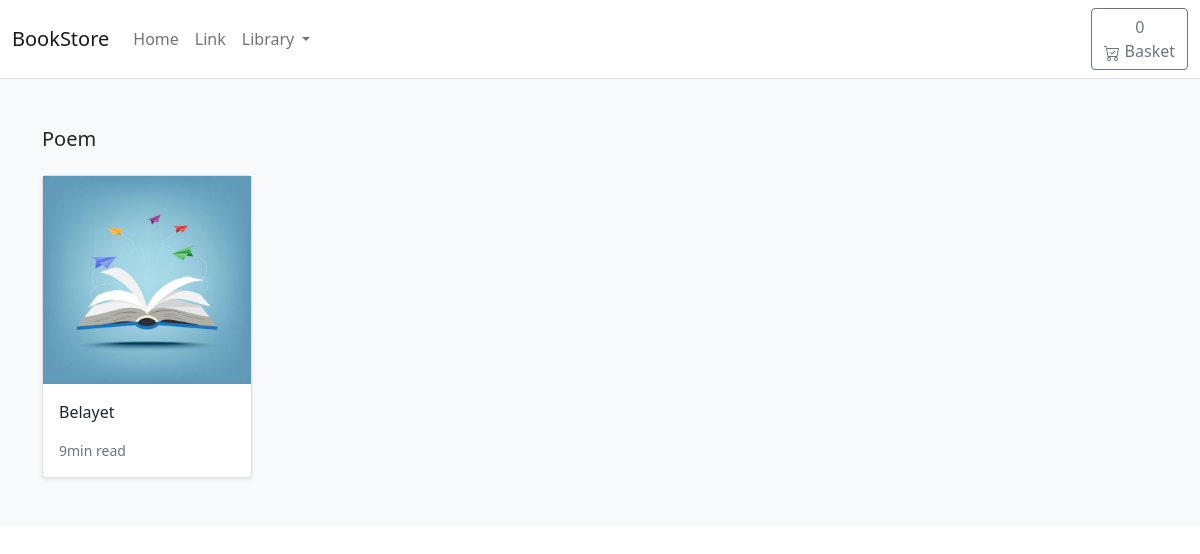
/search/poem/, run on the app's committed database.
### store/models.py (models this page shows, shortened)
class Category(models.Model):
    name = models.CharField(max_length=255, db_index=True)
    slug = models.SlugField(max_length=255, unique=True)
    class Meta:
        verbose_name_plural = 'Categories'
    def get_absolute_url(self):
        return reverse("store:category_list", args=[self.slug])

class Product(models.Model):
    category = models.ForeignKey(Category, related_name='product', on_delete=models.CASCADE)
    created_by = models.ForeignKey(User, on_delete=models.CASCADE, related_name='product_creator')
    title = models.CharField(max_length=255)
    author = models.CharField(max_length=255, default='admin')
    description = models.TextField(blank=True)
    image = models.ImageField(upload_to='images/', default='images/default.png')
    slug = models.SlugField(max_length=255)
    price = models.DecimalField(max_digits=4, decimal_places=2)
    in_stock = models.BooleanField(default=True)
    is_active = models.BooleanField(default=True)
    created = models.DateTimeField(auto_now_add=True)
    updated = models.DateTimeField(auto_now=True)
    objects = models.Manager()
    class Meta:
        verbose_name_plural = 'Products'
        ordering = ('-created',)
    def get_absolute_url(self):
        return reverse("store:product_detail", args=[self.slug])

### store/views.py (the view)
# urls.py: path('search/<slug:category_slug>/', views.category_list, name='category_list')
def category_list(request, category_slug):
        category = get_object_or_404(Category, slug=category_slug)
        products = Product.objects.filter(category = category)
        return render(request, 'store/products/category.html', {'category':category, 'products':products})

### basket/basket.py (called while the page is built)
    def __len__(self):
        return sum(item['qty'] for item in self.basket.values())

### basket/context_processors.py (called while the page is built)
def basket(request):
    return {'basket': Basket(request)}

### store/context_processors.py (called while the page is built)
def categories(request):
    return {
        'categories': Category.objects.all()
    }

### templates/store/products/category.html (shortened to what this page needs)
{% extends "../base.html" %}
{% load static %}
{% block content %}
<main>
  <div class="album py-5 bg-light">
    <div class="container">
      <div class="pb-3 h5">{{category.name|title}}</div>
      <div class="row row-cols-1 row-cols-sm-2 row-cols-md-5 g-3">
        {% for product in products %}
        <div class="col">
          <div class="card shadow-sm">
          <img class="img-fluid" alt="Responsive image" src="{{ product.image.url }}">
            <div class="card-body">
              <p class="card-text">
                <a class="text-dark text-decoration-none" href="{{ product.get_absolute_url }}">{{ product.title }}</a>
              </p>
              <div class="d-flex justify-content-between align-items-center">
                <small class="text-muted">9min read</small>
              </div>
            </div>
          </div>
        </div>
        {% endfor %}
      </div>
    </div>
  </div>
</main>
{% endblock %}

### data on the page
Category: name "Poem"
Product: image (picture), title "Belayet"
